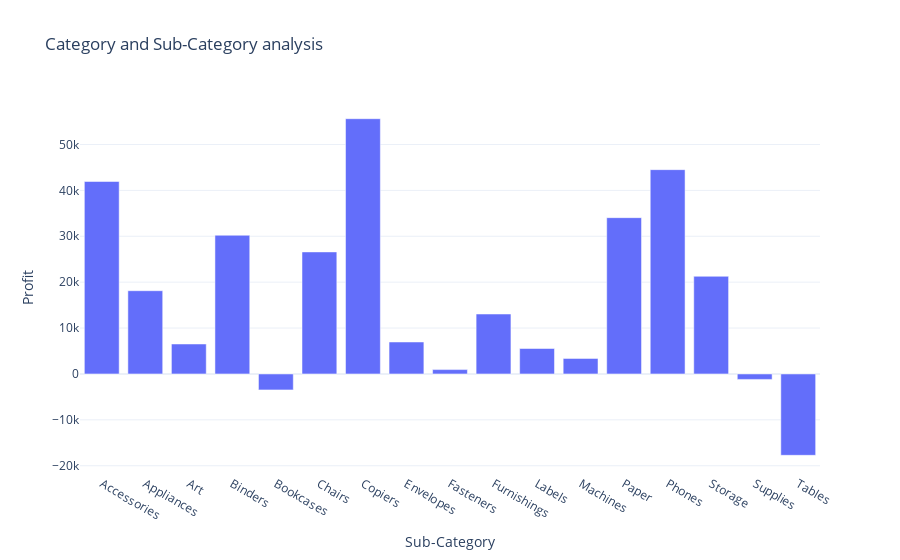

Notebook source saved alongside this figure:
### Code cell
profit_by_Category = df.groupby('Sub-Category')['Profit'].sum().reset_index()
fig = px.bar(profit_by_Category,
             x = 'Sub-Category',
             y = 'Profit',
             title = 'Category and Sub-Category analysis')
fig.show()

### Figure 1 — Plotly figure (JSON) as saved in the notebook; plotly's stock layout.template omitted (floating-point values rounded to 4 significant figures)
{"data": [{"alignmentgroup": "True", "hovertemplate": "Sub-Category=%{x}<br>Profit=%{y}<extra></extra>", "legendgroup": "", "marker": {"color": "#636efa", "pattern": {"shape": ""}}, "name": "", "offsetgroup": "", "orientation": "v", "showlegend": false, "textposition": "auto", "type": "bar", "x": ["Accessories", "Appliances", "Art", "Binders", "Bookcases", "Chairs", "Copiers", "Envelopes", "Fasteners", "Furnishings", "Labels", "Machines", "Paper", "Phones", "Storage", "Supplies", "Tables"], "xaxis": "x", "y": [41940.0, 18140.0, 6528.0, 30220.0, -3473.0, 26590.0, 55620.0, 6964.0, 949.5, 13060.0, 5546.0, 3385.0, 34050.0, 44520.0, 21280.0, -1189.0, -17730.0], "yaxis": "y"}], "layout": {"autosize": true, "barmode": "relative", "legend": {"tracegroupgap": 0}, "title": {"text": "Category and Sub-Category analysis"}, "xaxis": {"anchor": "y", "autorange": true, "domain": [0, 1], "range": [-0.5, 16.5], "title": {"text": "Sub-Category"}, "type": "category"}, "yaxis": {"anchor": "x", "autorange": true, "domain": [0, 1], "range": [-21800.0, 59690.0], "title": {"text": "Profit"}, "type": "linear"}}}
